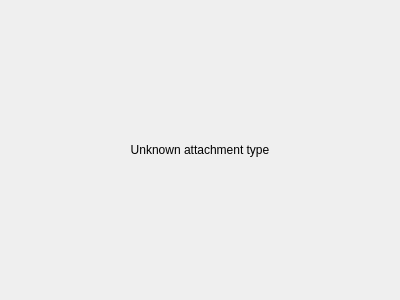
<?xml version="1.0" encoding="UTF-8"?>
<ui version="4.0">
 <class>UnknownAttachmentTypeWidget</class>
 <widget class="QWidget" name="UnknownAttachmentTypeWidget">
  <property name="geometry">
   <rect>
    <x>0</x>
    <y>0</y>
    <width>400</width>
    <height>300</height>
   </rect>
  </property>
  <property name="windowTitle">
   <string>Form</string>
  </property>
  <layout class="QVBoxLayout" name="verticalLayout">
   <property name="spacing">
    <number>0</number>
   </property>
   <property name="leftMargin">
    <number>0</number>
   </property>
   <property name="topMargin">
    <number>0</number>
   </property>
   <property name="rightMargin">
    <number>0</number>
   </property>
   <property name="bottomMargin">
    <number>0</number>
   </property>
   <item>
    <widget class="QLabel" name="MessageLabel">
     <property name="enabled">
      <bool>true</bool>
     </property>
     <property name="text">
      <string>Unknown attachment type</string>
     </property>
     <property name="textFormat">
      <enum>Qt::MarkdownText</enum>
     </property>
     <property name="alignment">
      <set>Qt::AlignCenter</set>
     </property>
    </widget>
   </item>
  </layout>
 </widget>
 <resources/>
 <connections/>
</ui>
